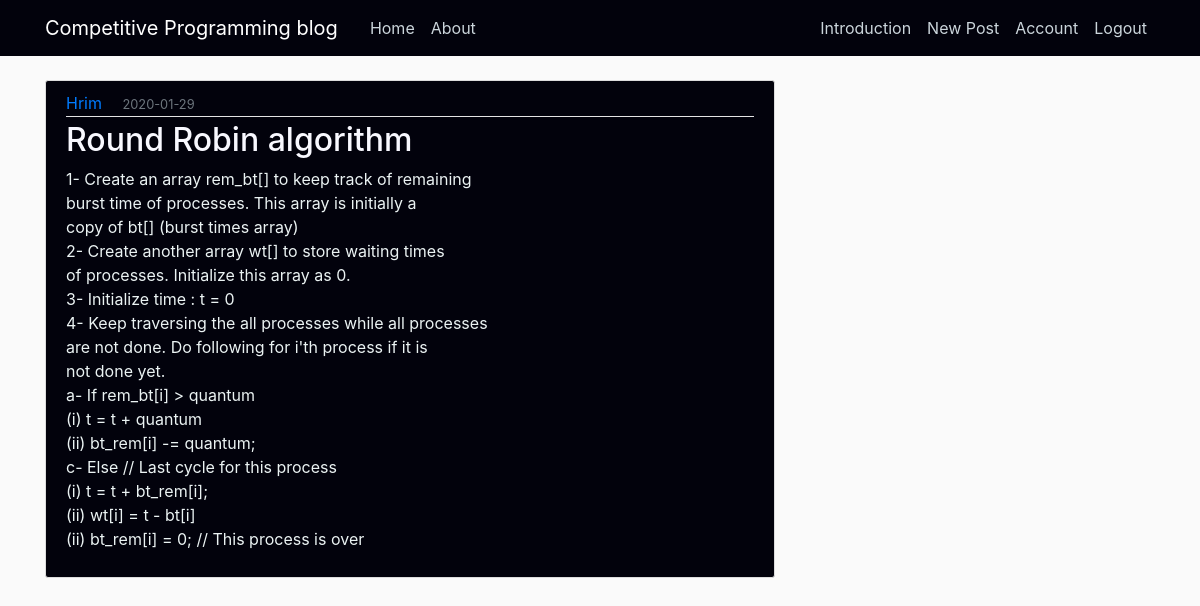
Page / (signed in) on the committed database.
### flaskblog/models.py (models this page shows, shortened)
class Post(db.Model):
    id = db.Column(db.Integer, primary_key=True)
    title = db.Column(db.String(100), nullable=False)
    date_posted = db.Column(db.DateTime, nullable=False, default=datetime.utcnow)
    content = db.Column(db.Text, nullable=False)
    user_id = db.Column(db.Integer, db.ForeignKey('user.id'), nullable=False)

class User(db.Model, UserMixin):
    id = db.Column(db.Integer, primary_key=True)
    username = db.Column(db.String(20), unique=True, nullable=False)
    email = db.Column(db.String(120), unique=True, nullable=False)
    image_file = db.Column(db.String(20), nullable=False, default='default.jpg')
    password = db.Column(db.String(60), nullable=False)
    posts = db.relationship('Post', backref='author', lazy=True)
    intro = db.relationship('Intro', backref='author', lazy=True)

### flaskblog/routes.py (the view)
@app.route("/")
def blog():
    posts=Post.query.filter_by(author=current_user)
    return render_template('home.html', posts=posts)

### flaskblog/models.py (called while the page is built)
@login_manager.user_loader
def load_user(user_id):
    return User.query.get(int(user_id))

### flaskblog/templates/home.html
{% extends "layout.html" %}
{% block content %}
    {% for post in posts %}
        <article class="media content-section c">
          <div class="media-body">
            <div class="article-metadata">
              <a class="mr-3"href="#">{{ post.author.username }}</a>
              <small class="text-muted"style="color:#F8F8FF">{{ post.date_posted.strftime('%Y-%m-%d') }}</small>
            </div>
            <h2><a class="article-title"style="color:#F8F8FF"href="{{ url_for('post', post_id=post.id) }}">{{ post.title }}</a></h2>
            <p class="article-content" style="color:rgb(235, 243, 243)">{{ post.content }}</p>
          </div>
        </article>
    {% endfor %}
{% endblock content %}

### flaskblog/static/main.css (style rules this page uses)
body { background: #fafafa; color: #333333; margin-top: 5rem; }
h1, h2, h3, h4, h5, h6 { color: #444444; }
.content-section { background: #ffffff; padding: 10px 20px; border: 1px solid #dddddd; border-radius: 3px; margin-bottom: 20px; }
.article-title { color: #444444; }
.article-content { white-space: pre-line; }
.article-metadata { padding-bottom: 1px; margin-bottom: 4px; border-bottom: 1px solid #e3e3e3 }

### flaskblog/templates/layout.html (style rules this page uses)
body { background-image:url("../static/z.jpg"); background-size: cover; background-repeat: no-repeat; width: 100%; }
.c { background: rgb(2, 2, 12); }

### rows in the picture
Post: author.username "Hrim", date_posted "2020-01-29", title "Round Robin algorithm", content "1- Create an array rem_bt[] to keep track of remaining burst time of processes. This array is initially a copy of bt[] (burst times array) 2- Create another array wt[] to store waiting times of processes. Initialize this array as 0. 3- Initialize time : t = 0 4- Keep traversing the all processes while all processes are not done. Do following for i'th process if it is not done yet. a- If rem_bt[i] > quantum (i) t = t + quantum (ii) bt_rem[i] -= quantum; c- Else // Last cycle for this process (i) t = t + bt_rem[i]; (ii) wt[i] = t - bt[i] (ii) bt_rem[i] = 0; // This process is over"
